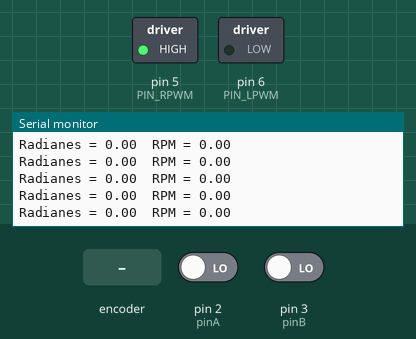
Recording of a sketch running on a simulated Arduino Uno, built with avr-gcc and run on an emulated ATmega328P. Shown: switched loads named in the sketch (green lamp = pin HIGH), the last lines printed to the serial monitor. The inputs (shaded band) are chosen by the test bench; at power-on: pin 2 (pinA) LOW, pin 3 (pinB) LOW.

Above: at 1.2 s.
1.3 s: rotary encoder on pin 2 (pinA) / pin 3 (pinB) turned 2 steps (second pin leading)
At 2.3 s:
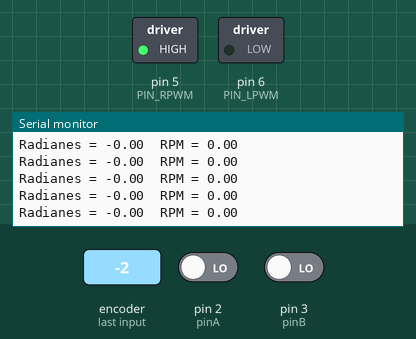
4.7 s: rotary encoder on pin 2 (pinA) / pin 3 (pinB) turned 3 steps (first pin leading)
At 5.4 s:
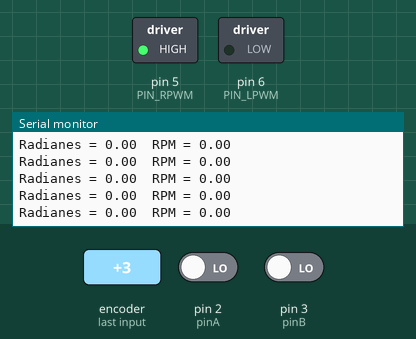
Timing chart, 0 to 7.7 s (numbered marks = the images above; inputs shaded):
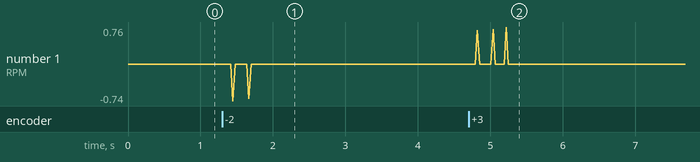

The sketch:

PruebaDriver.ino
```cpp
// === BTS7960 100% + Encoder 1× (A rising) ===
// RPWM -> D5 (PWM activo) | LPWM -> D6 (forzado a LOW)
// R_EN/L_EN -> 5V | Encoder A->D2 (INT0), B->D3 | GND común

const int PIN_RPWM = 5;
const int PIN_LPWM = 6;

const int pinA = 2;  // Encoder A (INT0)
const int pinB = 3;  // Encoder B

const long PPR      = 500;
const int  DECODE_X = 1;
long CPR_eff        = PPR * DECODE_X;
const double REDUCCION = 5.42;

volatile long counts = 0;
volatile bool dirCCW = true;

// ISR: 1× en flanco RISING de A; dirección con B
void isrA_RISING() {
  bool B = bitRead(PIND, 3);   // D3
  if (!B) { counts++; dirCCW = true; }   // CCW positivo
  else    { counts--; dirCCW = false; }  // CW negativo
}

// Muestreo encoder
unsigned long tPrevSample = 0;
long countsPrev = 0;

void setup() {
  // Salidas BTS7960
  pinMode(PIN_RPWM, OUTPUT);
  pinMode(PIN_LPWM, OUTPUT);

  // Sentido "adelante": LPWM LOW, RPWM al 100%
  digitalWrite(PIN_LPWM, LOW);
  analogWrite(PIN_RPWM, 255);   // 100%

  // Encoder
  pinMode(pinA, INPUT);         // usa INPUT_PULLUP si tu encoder lo requiere
  pinMode(pinB, INPUT);
  attachInterrupt(digitalPinToInterrupt(pinA), isrA_RISING, RISING);

  // Serial
  Serial.begin(9600);
  while (!Serial) {}

  tPrevSample = millis();
}

void loop() {
  unsigned long now = millis();

  // ===== Muestreo encoder (cada ~1 ms) =====
  if (now - tPrevSample >= 1) {
    noInterrupts();
    long c = counts;
    interrupts();

    long dc = c - countsPrev;
    countsPrev = c;

    double dt = (now - tPrevSample) / 1000.0; // s
    tPrevSample = now;

    // Velocidad eje motor y eje salida
    double rpm_motor  = (double)dc / (double)CPR_eff * (60.0 / dt);
    double rpm_salida = rpm_motor / REDUCCION;
    (void)rpm_salida; // evita warning si no se usa en cálculos

    // Posición (radianes) en el eje de salida
    double ang_rad_salida = (double)c / (double)CPR_eff * (TWO_PI / REDUCCION);

    // Salida igual al formato anterior
    Serial.print("Radianes = ");
    Serial.print(ang_rad_salida);
    Serial.print("  RPM = ");
    Serial.println(rpm_salida);
  }

  // Nada más: el motor permanece al 100% siempre.
}
```

Measured:
- after the input at 1.3 s, the serial monitor: prints a new line after 0.15 s (image 1)
- after the input at 4.7 s, the serial monitor: prints a new line after 0.12 s (image 2)
